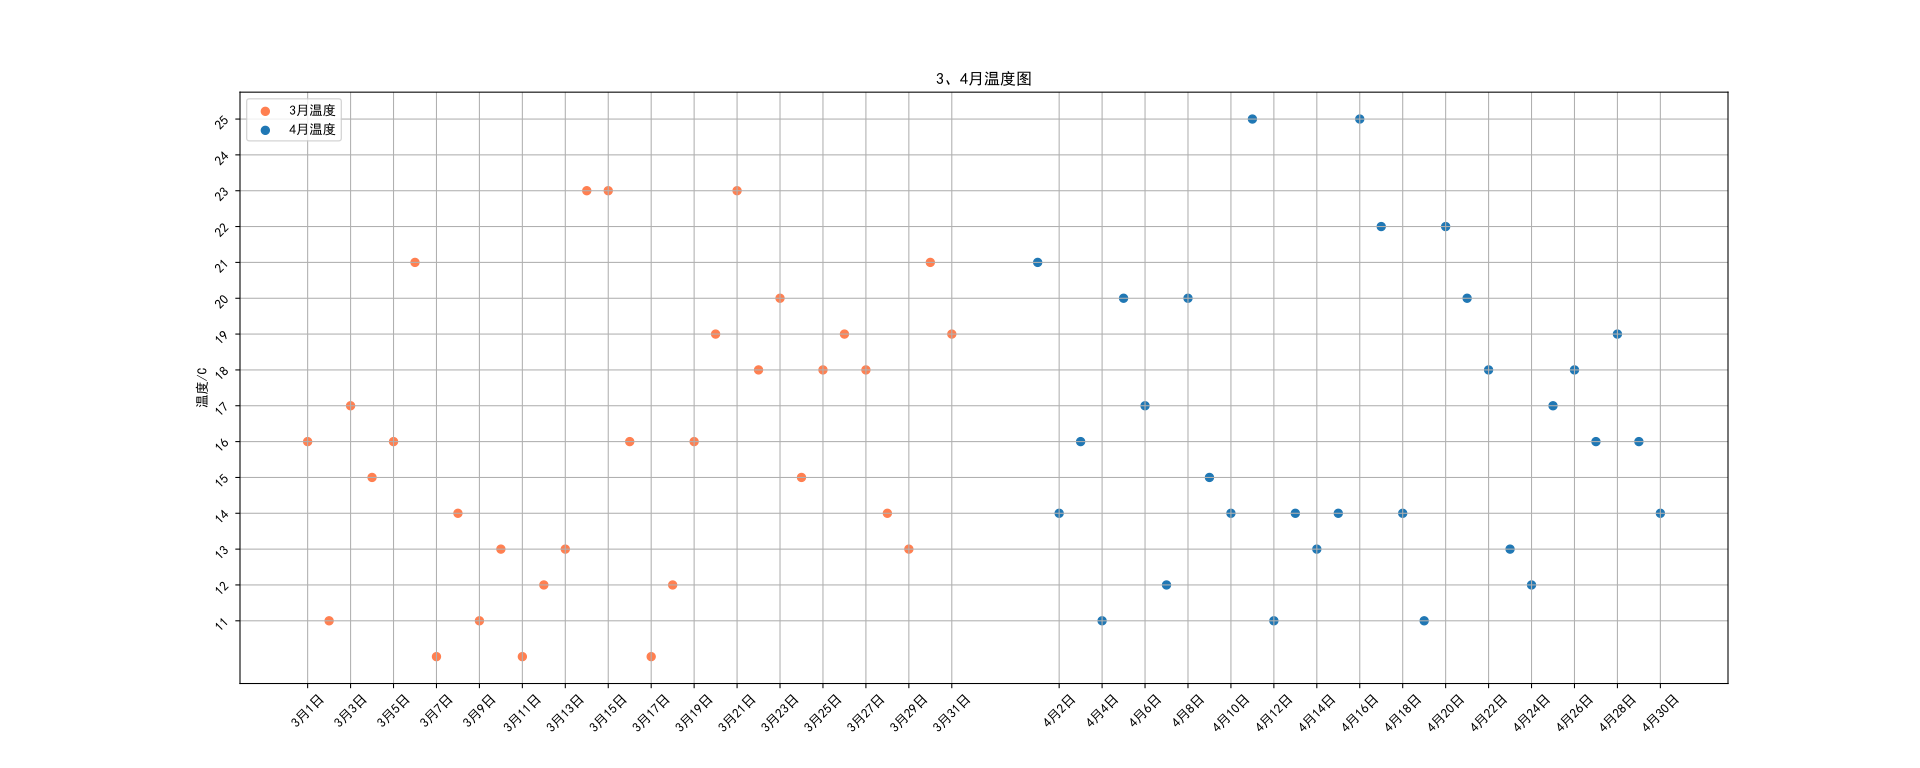

Write Python code to recreate this figure.
import matplotlib.pyplot as plt
import random

# 使得matplotlib能够兼容中文
plt.rcParams['font.sans-serif'] = ['SimHei']
plt.rcParams['axes.unicode_minus'] = False

# 图形大小
plt.figure(figsize=(20, 8), dpi=80)

# 3月和4月的温度
y_3 = [random.randint(10, 23) for weather_3 in range(1, 32)]
y_4 = [random.randint(11, 25) for weather_4 in range(1, 31)]

# 天数
x_3 = range(1, 32)
x_4 = range(35, 65)

# 绘制散点图
plt.scatter(x_3, y_3, color="#FF7F50", label="3月温度")
plt.scatter(x_4, y_4, label="4月温度")

# 调整x轴
_x = list(x_3) + list(x_4)
_xtick_labels = ["3月{}日".format(i) for i in x_3]
_xtick_labels += ["4月{}日".format(i - 34) for i in x_4]
plt.xticks(_x[::2], _xtick_labels[::2], rotation=45)

# 调整y轴
_y = range(11, 26)
plt.yticks(_y, rotation=45)
plt.ylabel("温度/C")

# 添加图例(结合plt.plot中的label，输出每种点表示什么, 以及图例在图形上的位置)
plt.legend(loc='upper left')

plt.title("3、4月温度图")

# 添加表格
plt.grid()
# 存储
# plt.savefig("./weather.svg")

plt.show()
